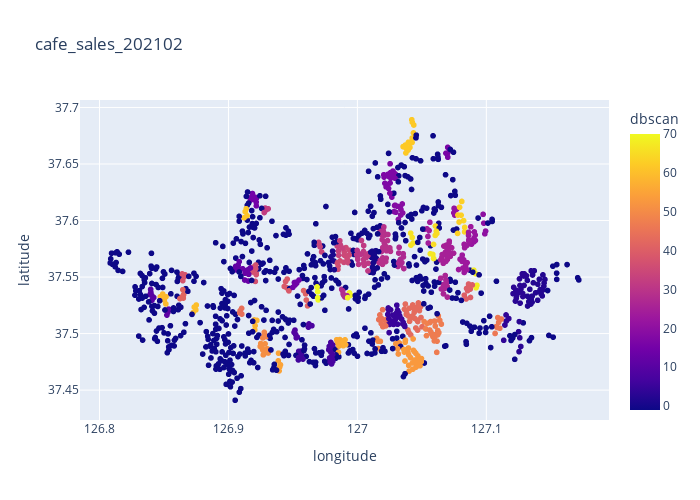

The cell this chart's notebook holds for it:
### Code cell
fig = px.scatter(cafe_sales_202102, 
                 title="cafe_sales_202102", 
                 x="longitude", 
                 y="latitude",
                 color = 'dbscan',
                width=700, height=500)
fig.show()

### Figure 1 — Plotly figure (JSON) as saved in the notebook; plotly's stock layout.template omitted (floating-point values rounded to 4 significant figures; data arrays with more than 128 entries replaced by an {"elided": "..."} marker saying what was removed)
{"data": [{"hovertemplate": "longitude=%{x}<br>latitude=%{y}<br>dbscan=%{marker.color}<extra></extra>", "legendgroup": "", "marker": {"color": {"elided": "1168 int values"}, "coloraxis": "coloraxis", "symbol": "circle"}, "mode": "markers", "name": "", "showlegend": false, "type": "scattergl", "x": {"elided": "1168 float values"}, "xaxis": "x", "y": {"elided": "1168 float values"}, "yaxis": "y"}], "layout": {"coloraxis": {"colorbar": {"title": {"text": "dbscan"}}, "colorscale": [[0, "#0d0887"], [0.1111, "#46039f"], [0.2222, "#7201a8"], [0.3333, "#9c179e"], [0.4444, "#bd3786"], [0.5556, "#d8576b"], [0.6667, "#ed7953"], [0.7778, "#fb9f3a"], [0.8889, "#fdca26"], [1, "#f0f921"]]}, "height": 500, "legend": {"tracegroupgap": 0}, "title": {"text": "cafe_sales_202102"}, "width": 700, "xaxis": {"anchor": "y", "domain": [0, 1], "title": {"text": "longitude"}}, "yaxis": {"anchor": "x", "domain": [0, 1], "title": {"text": "latitude"}}}}
